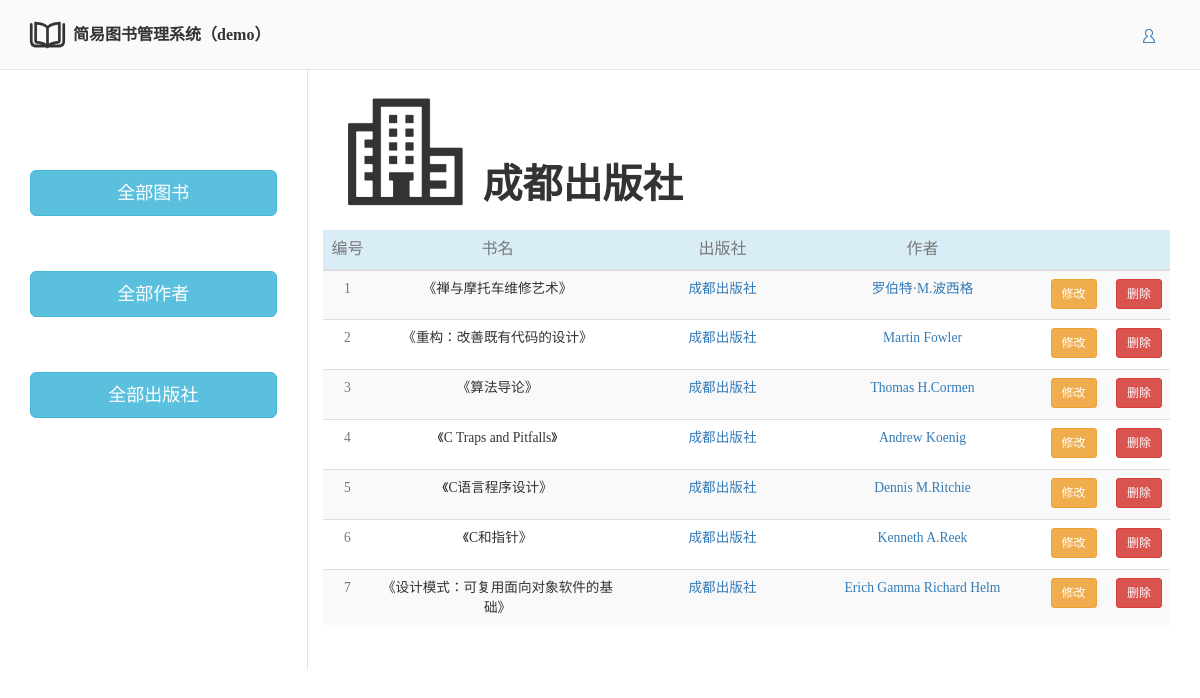
/app_home/1/pub_info/, run on the app's committed database.
### app_home/models.py (models this page shows)
class Publish(models.Model):
    p_id = models.AutoField(primary_key=True)
    pub_name = models.CharField(max_length=20)

class Book(models.Model):
    b_id = models.AutoField(primary_key=True)
    book_name = models.CharField(max_length=20, unique=True)  # 书名不重复
    pub = models.ForeignKey(to='Publish', to_field='p_id',on_delete=models.CASCADE)
    auth = models.ManyToManyField(to='Author')

class Author(models.Model):
    a_id = models.AutoField(primary_key=True)
    auth_name = models.CharField(max_length=20)

### app_home/views.py (the view)
# urls.py: re_path('(\d+)/pub_info/', views.pub_info),
def pub_info(request, p_id):
    usr = request.user.username
    pub_obj = Publish.objects.filter(pk=p_id).first()
    pub_all_obj = Publish.objects.all()
    auth_all_obj = Author.objects.all()
    book_obj = Book.objects.filter(pub=pub_obj).order_by('-pk')
    get_set_ip(request)
    return render(request, 'home/pub_info.html', locals())

### app_home/views.py (called while the page is built)
def get_set_ip(request):
    global request_ip
    request_ip = re.findall(r'\'[\w/]+/', str(request))
    request_ip = request_ip[0][1:-1]

### templates/home/pub_info.html (shortened to what this page needs)
{% extends 'home/home.html' %}
{% block db_book %}
    <div class="book-head">
        <div class="pub-bg bg pull-left"></div>
        <span class="pull-left bg-text">{{ pub_obj.pub_name }}</span>
    </div>
    <table class="table table-striped">
        <thead>
        <tr class="info text-muted" align="center">
            <th width="50" style="text-align: center">编号</th>
            <th width="250" style="text-align: center">书名</th>
            <th width="200" style="text-align: center">出版社</th>
            <th width="200" style="text-align: center">作者</th>
            <th></th>
        </tr>
        </thead>
        <tbody>
        {% for book in book_obj %}
            <tr height="50" align="center">
                <td class="text-muted small">{{ forloop.counter }}</td>
                <td class="small">{{ book.book_name }}</td>
                <td class="small">
                    <a href="/app_home/{{ book.pub_id }}/pub_info/">{{ book.pub.pub_name }}</a>
                </td>
                <td class="small">{% for auth in book.auth.all %}
                    <a href="/app_home/{{ auth.pk }}/auth_info/">{{ auth.auth_name }}</a>
                {% endfor %}
                </td>
                <td>
                    <a href="/app_home/{{ book.pk }}/delete_book" class="btn btn-danger btn-sm pull-right">删除</a>
                    <span class="btn btn-warning btn-sm pull-left" style="margin-left: 20px" data-toggle="modal"
                          data-target="#modal{{ book.pk }}">修改</span>
                </td>
            </tr>
        {% endfor %}
        </tbody>
    </table>
{% endblock %}

### static/auth/login.css (style rules this page uses)
body { font: 14px/1.5 Helvetica Neue,Helvetica,Arial,Microsoft Yahei,Hiragino Sans GB,Heiti SC,WenQuanYi Micro Hei,sans-serif; }
.btn, .btn:hover { transition: 0.5s all; }

### static/auth/header.css (style rules this page uses)
a,a:hover { text-decoration:None; }

### static/home/home.css (style rules this page uses)
.book-head { width: 100%; height: 100px; }
.book-head span { margin-top: 30px; }
.pub-auth .pub-bg, .book-head .pub-bg { background: url("/static/home/pub_wall.jpeg") no-repeat top center; }
.pub-auth .bg, .book-head .bg { background-size: 100% auto; transition: 0.3s all cubic-bezier(.46, 1, .23, 1.52); }
.book-head .bg { width: 160px; height: 160px; }
.book-head .bg-text { padding-top: 65px; font-size: 40px; font-weight: bold; }

### data on the page
Publish: pub_name "成都出版社"
Book: book_name "《禅与摩托车维修艺术》", pub.pub_name "成都出版社"
Author: auth_name "罗伯特·M.波西格"
Book: book_name "《重构：改善既有代码的设计》", pub.pub_name "成都出版社"
Author: auth_name "Martin Fowler"
Book: book_name "《算法导论》", pub.pub_name "成都出版社"
Author: auth_name "Thomas H.Cormen"
Book: book_name "《C Traps and Pitfalls》", pub.pub_name "成都出版社"
Author: auth_name "Andrew Koenig"
Book: book_name "《C语言程序设计》", pub.pub_name "成都出版社"
Author: auth_name "Dennis M.Ritchie"
Book: book_name "《C和指针》", pub.pub_name "成都出版社"
Author: auth_name "Kenneth A.Reek"
Book: book_name "《设计模式：可复用面向对象软件的基础》", pub.pub_name "成都出版社"
Author: auth_name "Erich Gamma"
Author: auth_name "Richard Helm"
